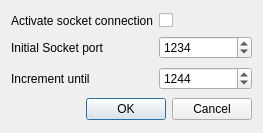
<?xml version="1.0" encoding="UTF-8"?>
<ui version="4.0">
 <class>SocketSetupDialog</class>
 <widget class="QDialog" name="SocketSetupDialog">
  <property name="geometry">
   <rect>
    <x>0</x>
    <y>0</y>
    <width>263</width>
    <height>133</height>
   </rect>
  </property>
  <property name="windowTitle">
   <string>Dialog</string>
  </property>
  <layout class="QGridLayout" name="gridLayout">
   <item row="0" column="0">
    <widget class="QLabel" name="label_2">
     <property name="text">
      <string>Activate socket connection</string>
     </property>
    </widget>
   </item>
   <item row="3" column="0" colspan="2">
    <widget class="QDialogButtonBox" name="buttonBox">
     <property name="focusPolicy">
      <enum>Qt::NoFocus</enum>
     </property>
     <property name="orientation">
      <enum>Qt::Horizontal</enum>
     </property>
     <property name="standardButtons">
      <set>QDialogButtonBox::Cancel|QDialogButtonBox::Ok</set>
     </property>
    </widget>
   </item>
   <item row="0" column="1">
    <widget class="QCheckBox" name="cb_activate">
     <property name="layoutDirection">
      <enum>Qt::LeftToRight</enum>
     </property>
     <property name="text">
      <string/>
     </property>
    </widget>
   </item>
   <item row="1" column="0">
    <widget class="QLabel" name="label">
     <property name="text">
      <string>Initial Socket port</string>
     </property>
    </widget>
   </item>
   <item row="1" column="1">
    <widget class="QSpinBox" name="sb_start">
     <property name="minimum">
      <number>1024</number>
     </property>
     <property name="maximum">
      <number>65535</number>
     </property>
     <property name="value">
      <number>1234</number>
     </property>
    </widget>
   </item>
   <item row="2" column="0">
    <widget class="QLabel" name="label_3">
     <property name="toolTip">
      <string>If no connection can be established, try to increment port until...</string>
     </property>
     <property name="text">
      <string>Increment until</string>
     </property>
    </widget>
   </item>
   <item row="2" column="1">
    <widget class="QSpinBox" name="sb_increment">
     <property name="minimum">
      <number>1024</number>
     </property>
     <property name="maximum">
      <number>65535</number>
     </property>
     <property name="value">
      <number>1244</number>
     </property>
    </widget>
   </item>
  </layout>
 </widget>
 <resources/>
 <connections>
  <connection>
   <sender>buttonBox</sender>
   <signal>accepted()</signal>
   <receiver>SocketSetupDialog</receiver>
   <slot>accept()</slot>
   <hints>
    <hint type="sourcelabel">
     <x>248</x>
     <y>254</y>
    </hint>
    <hint type="destinationlabel">
     <x>157</x>
     <y>274</y>
    </hint>
   </hints>
  </connection>
  <connection>
   <sender>buttonBox</sender>
   <signal>rejected()</signal>
   <receiver>SocketSetupDialog</receiver>
   <slot>reject()</slot>
   <hints>
    <hint type="sourcelabel">
     <x>316</x>
     <y>260</y>
    </hint>
    <hint type="destinationlabel">
     <x>286</x>
     <y>274</y>
    </hint>
   </hints>
  </connection>
 </connections>
</ui>
